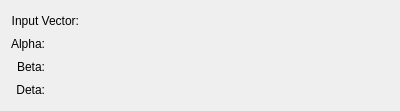
<?xml version="1.0" encoding="UTF-8"?>
<ui version="4.0">
 <class>AlphaBetaFilterConfig</class>
 <widget class="QWidget" name="AlphaBetaFilterConfig">
  <property name="geometry">
   <rect>
    <x>0</x>
    <y>0</y>
    <width>400</width>
    <height>111</height>
   </rect>
  </property>
  <property name="minimumSize">
   <size>
    <width>400</width>
    <height>0</height>
   </size>
  </property>
  <layout class="QGridLayout" name="gridLayout">
   <item row="0" column="0" colspan="2">
    <widget class="QLabel" name="label_3">
     <property name="sizePolicy">
      <sizepolicy hsizetype="Fixed" vsizetype="Fixed">
       <horstretch>0</horstretch>
       <verstretch>0</verstretch>
      </sizepolicy>
     </property>
     <property name="text">
      <string>Input Vector:</string>
     </property>
     <property name="alignment">
      <set>Qt::AlignRight|Qt::AlignTrailing|Qt::AlignVCenter</set>
     </property>
     <property name="wordWrap">
      <bool>false</bool>
     </property>
    </widget>
   </item>
   <item row="0" column="2">
    <widget class="Kst::VectorSelector" name="_vector" native="true">
     <property name="sizePolicy">
      <sizepolicy hsizetype="Expanding" vsizetype="Preferred">
       <horstretch>0</horstretch>
       <verstretch>0</verstretch>
      </sizepolicy>
     </property>
    </widget>
   </item>
   <item row="1" column="0">
    <widget class="QLabel" name="label_4">
     <property name="sizePolicy">
      <sizepolicy hsizetype="Preferred" vsizetype="Fixed">
       <horstretch>0</horstretch>
       <verstretch>0</verstretch>
      </sizepolicy>
     </property>
     <property name="text">
      <string>Alpha:</string>
     </property>
     <property name="alignment">
      <set>Qt::AlignRight|Qt::AlignTrailing|Qt::AlignVCenter</set>
     </property>
     <property name="wordWrap">
      <bool>false</bool>
     </property>
    </widget>
   </item>
   <item row="1" column="2">
    <widget class="Kst::ScalarSelector" name="_alphaScalar" native="true"/>
   </item>
   <item row="2" column="0">
    <widget class="QLabel" name="label_5">
     <property name="sizePolicy">
      <sizepolicy hsizetype="Preferred" vsizetype="Fixed">
       <horstretch>0</horstretch>
       <verstretch>0</verstretch>
      </sizepolicy>
     </property>
     <property name="text">
      <string>Beta:</string>
     </property>
     <property name="alignment">
      <set>Qt::AlignRight|Qt::AlignTrailing|Qt::AlignVCenter</set>
     </property>
     <property name="wordWrap">
      <bool>false</bool>
     </property>
    </widget>
   </item>
   <item row="2" column="2">
    <widget class="Kst::ScalarSelector" name="_betaScalar" native="true"/>
   </item>
   <item row="3" column="0">
    <widget class="QLabel" name="label_6">
     <property name="sizePolicy">
      <sizepolicy hsizetype="Preferred" vsizetype="Fixed">
       <horstretch>0</horstretch>
       <verstretch>0</verstretch>
      </sizepolicy>
     </property>
     <property name="text">
      <string>Deta:</string>
     </property>
     <property name="alignment">
      <set>Qt::AlignRight|Qt::AlignTrailing|Qt::AlignVCenter</set>
     </property>
     <property name="wordWrap">
      <bool>false</bool>
     </property>
    </widget>
   </item>
   <item row="3" column="1" colspan="2">
    <widget class="Kst::ScalarSelector" name="_deltaScalar" native="true"/>
   </item>
  </layout>
 </widget>
 <layoutdefault spacing="6" margin="11"/>
 <customwidgets>
  <customwidget>
   <class>Kst::VectorSelector</class>
   <extends>QWidget</extends>
   <header>vectorselector.h</header>
  </customwidget>
  <customwidget>
   <class>Kst::ScalarSelector</class>
   <extends>QWidget</extends>
   <header>scalarselector.h</header>
  </customwidget>
 </customwidgets>
 <resources/>
 <connections/>
</ui>
